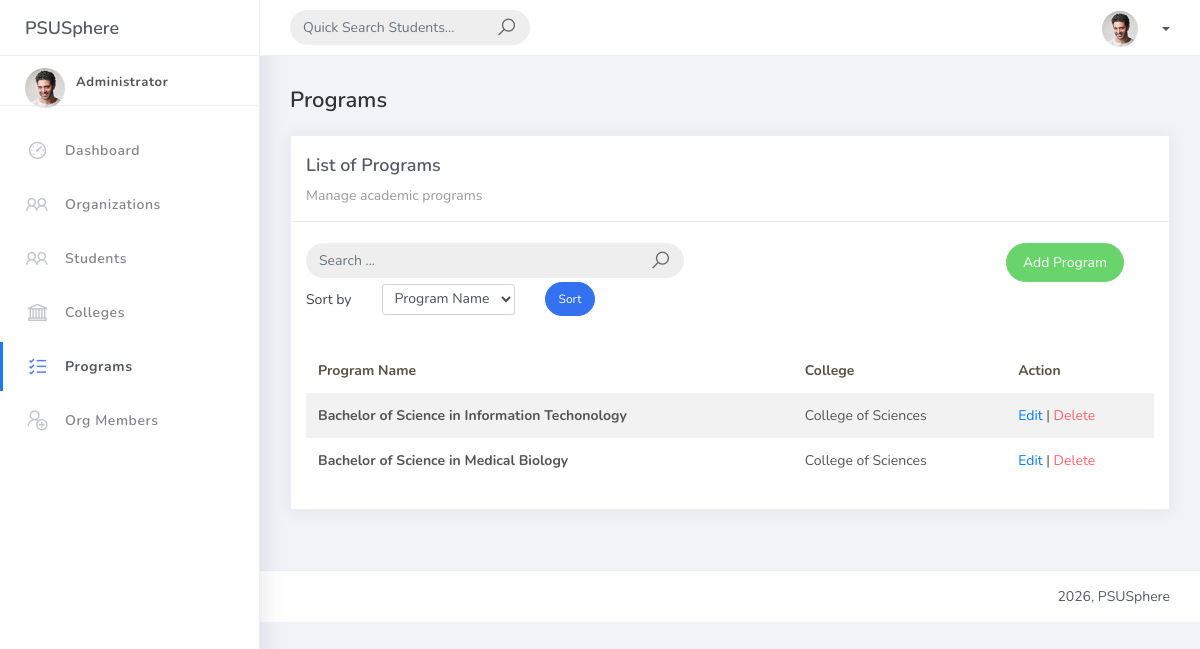
Before: /program_list/ with the older database file.
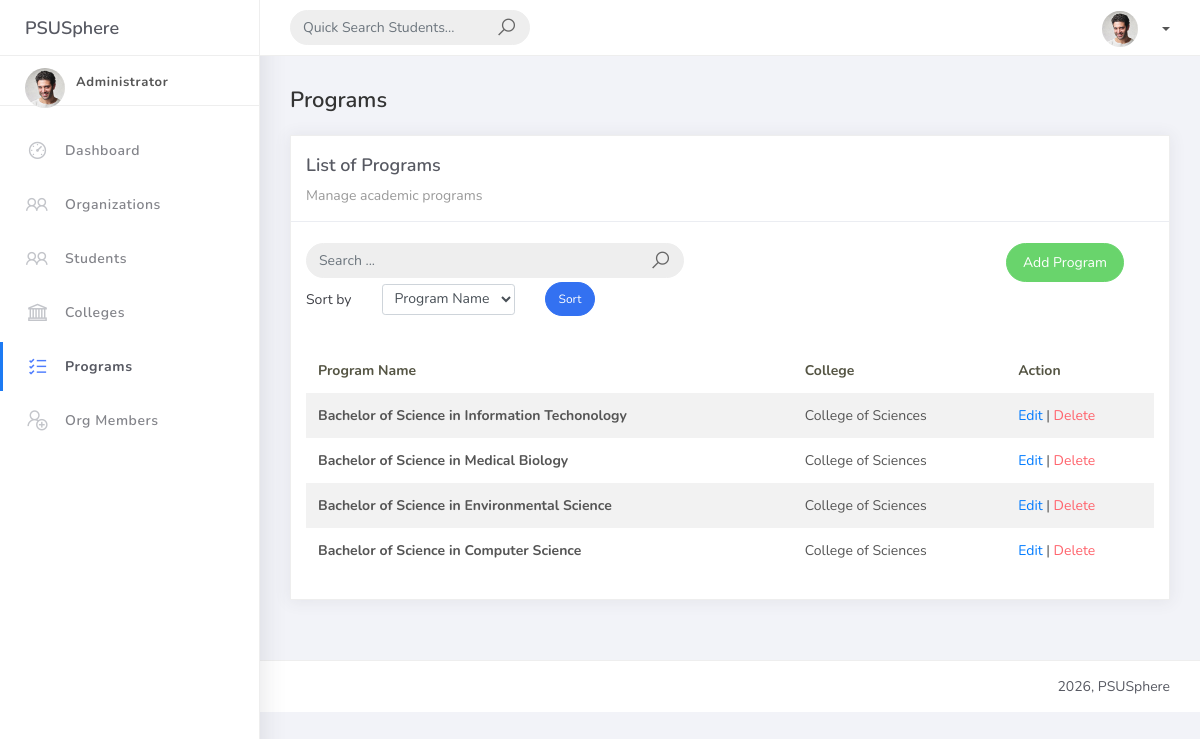
After: the same page with the newer database file.
### studentorg/models.py (models this page shows, shortened)
class BaseModel(models.Model):
    created_at = models.DateTimeField(auto_now_add=True, db_index=True)
    updated_at = models.DateTimeField(auto_now=True)
    class Meta:
        abstract = True

class Program(BaseModel):
    prog_name = models.CharField(max_length=150)
    college = models.ForeignKey(College, on_delete=models.CASCADE)

class College(BaseModel):
    college_name = models.CharField(max_length=150)
    description = models.TextField(blank=True, null=True)

### studentorg/views.py (the view, shortened to what this page needs)
# urls.py: path('program_list/', ProgramList.as_view(), name='program-list'),
class ProgramList(ListView):
    model = Program
    context_object_name = 'program'
    template_name = 'program_list.html'
    paginate_by = 5
    def get_queryset(self):
        queryset = Program.objects.select_related('college')
        query = self.request.GET.get('q')
        if query:
            queryset = queryset.filter(
                Q(prog_name__icontains=query) | Q(college__college_name__icontains=query)
            )
        return queryset

### templates/program_list.html (shortened to what this page needs)
{% extends 'base.html' %}
{% load static %}
{% block content %}
<h4 class="page-title">Programs</h4>
<div class="row">
    <div class="col-md-12">
        <div class="card">
            <div class="card-header">
                <div class="card-title">List of Programs</div>
                <div class="card-category">Manage academic programs</div>
            </div>
            <br />
            <div class="col-md-12 row">
                <div class="col-md-6">
                    <form class="navbar-left navbar-form nav-search mr-md-3" method="GET" action="{% url 'program-list' %}">
                        <div class="input-group">
                            <input type="text" name="q" placeholder="Search ..." class="form-control" value="{{ request.GET.q|default:'' }}">
                            <div class="input-group-append">
                                <span class="input-group-text">
                                    <i class="la la-search search-icon"></i>
                                </span>
                            </div>
                        </div>
                    </form>
                </div>
                <div class="col-md-6">
                    <div class="pull-right">
                        <a href="{% url 'program-add' %}" class="btn btn-success btn-rounded">Add Program</a>
                    </div>
                </div>
            </div>
<div class="col-md-12">
    <form method="get" class="row g-2 align-items-center">
        <div class="col-auto">
            <label for="smallSelect" class="col-form-label">Sort by</label>
        </div>
        <div class="col-auto">
            <select class="form-control form-control-sm" id="smallSelect" name="sort_by">
<option value="prog_name" {% if request.GET.sort_by == "prog_name" %}selected{% endif %}>
    Program Name
</option>
            </select>
        </div>
        <div class="col-auto">
            <button type="submit" class="btn btn-primary btn-sm btn-rounded">Sort</button>
        </div>
    </form>
</div>
            <div class="card-body">
                <div class="table-responsive">
                    <table class="table table-striped mt-3">
                        <thead>
                            <tr>
                                <th scope="col">Program Name</th>
                                <th scope="col">College</th>
                                <th scope="col">Action</th>
                            </tr>
                        </thead>
                        <tbody>
                            {% for object in object_list %}
                            <tr>
                                <td><strong>{{ object.prog_name }}</strong></td>
                                <td>{{ object.college.college_name }}</td>
                                <td>
                                    <a href="{% url 'program-update' object.id %}">Edit</a> |
                                    <a href="{% url 'program-delete' object.id %}" class="text-danger">Delete</a>
                                </td>
                            </tr>
                            {% empty %}
                            <tr>
                                <td colspan="3" style="text-align: center">
                                    <p class="text-sm font-weight-bold mb-0">No Records Found</p>
                                </td>
                            </tr>
                            {% endfor %}
                        </tbody>
                    </table>
                </div>
            </div>
        </div>
    </div>
</div>
{% endblock %}

Changed rows visible on the page:
added Program: prog_name "Bachelor of Science in Environmental Science", college.college_name "College of Sciences"
added Program: prog_name "Bachelor of Science in Computer Science", college.college_name "College of Sciences"
